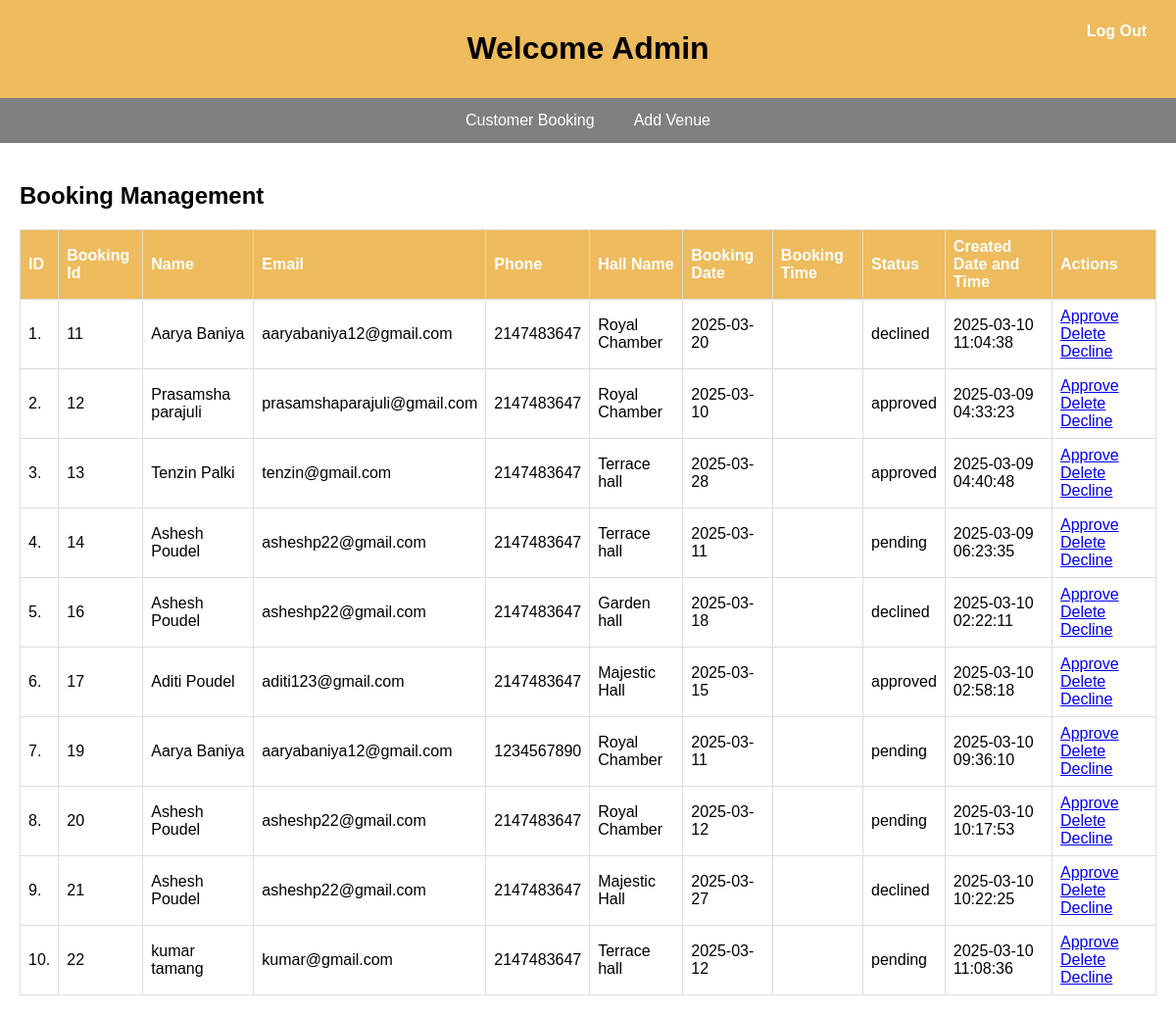
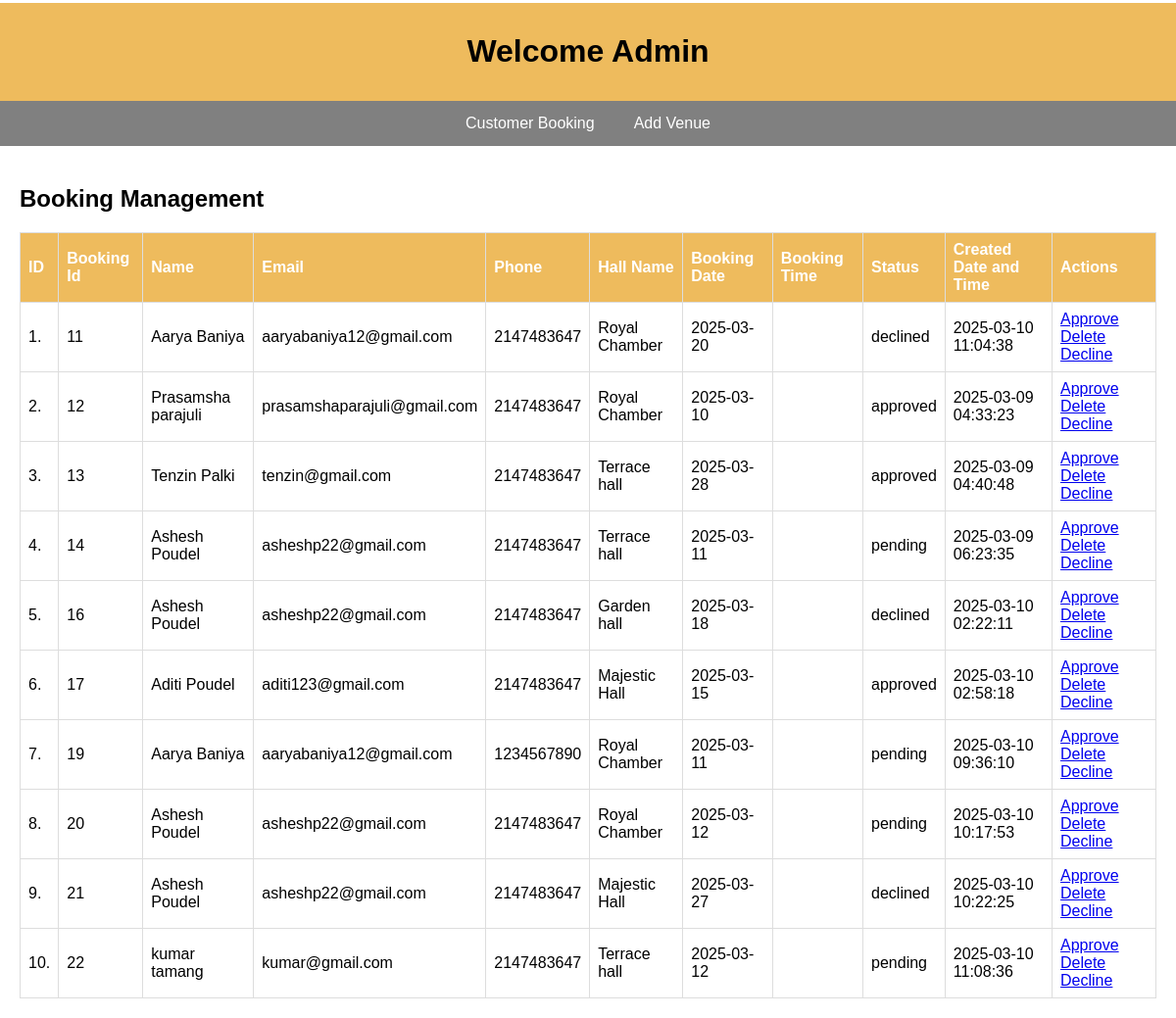
Page /addnew.php (signed in) on the committed database (2 pictures, top to bottom).
### tables this page shows
CREATE TABLE `bookings` (
  `booking_id` int(11) NOT NULL,
  `customer_id` int(11) DEFAULT NULL,
  `name` varchar(255) DEFAULT NULL,
  `email` varchar(225) DEFAULT NULL,
  `phone` int(225) NOT NULL,
  `venue` varchar(225) NOT NULL,
  `booking_date` date NOT NULL,
  `status` enum('pending','approved','declined','') NOT NULL DEFAULT 'pending',
  `created_at` timestamp NOT NULL DEFAULT current_timestamp() ON UPDATE current_timestamp(),
  `start_time` time NOT NULL,
  `end_time` time NOT NULL
);

### addnew.php (the view, shortened to what this page needs)
<!DOCTYPE html>
<html lang="en">
<head>
</head>
<body>
    <header>
        <h1>Welcome Admin</h1>
        <a href="adminlogout.php" class="logout-button">Log Out</a>
    </header>
    <div class="navbar">
        <a href="javascript:void(0)" onclick="showSection('customerBooking')">Customer Booking</a>
        <a href="javascript:void(0)" onclick="showSection('addVenue')">Add Venue</a>
    </div>
    <div id="customerBooking" class="content active">
        <h2>Booking Management</h2>
        <table>
            <tr>
                <th>ID</th>
                <th>Booking Id</th>
                <th>Name</th>
                <th>Email</th>
                <th>Phone</th>
                <th>Hall Name</th>
                <th>Booking Date</th>
                <th>Booking Time</th>
                <th>Status</th>
                <th>Created Date and Time</th>
                <th>Actions</th>
            </tr>
            <?php
            include 'connect.php';
            $sql = "SELECT * FROM bookings";
            $query = mysqli_query($conn, $sql);
            if (mysqli_num_rows($query) <= 0) {
                echo "<tr><td colspan='11'>No data found in table.</td></tr>";
            } else {
                $i = 1;
                while ($row = mysqli_fetch_assoc($query)) {
            ?>
                    <tr>
                        <td><?php echo $i++ . "."; ?></td>
                        <td><?php echo $row['booking_id']; ?></td>
                        <td><?php echo $row['name']; ?></td>
                        <td><?php echo $row['email']; ?></td>
                        <td><?php echo $row['phone']; ?></td>
                        <td><?php echo $row['venue']; ?></td>
                        <td><?php echo $row['booking_date']; ?></td>
                        <td><?php echo $row['booking_time']; ?></td>
                        <td><?php echo $row['status']; ?></td>
                        <td><?php echo $row['created_at']; ?></td>
                        <td>
                            <a href="approve.php?booking_id=<?php echo $row['booking_id']; ?>">Approve</a>
                            <a href="delete.php?booking_id=<?php echo $row['booking_id']; ?>" onclick="return confirm('Are you sure you want to delete this data?')">Delete</a>
                            <a href="decline.php?booking_id=<?php echo $row['booking_id']; ?>" onclick="return confirm('Are you sure you want to decline this booking?')">Decline</a>
                        </td>
                    </tr>
            <?php
                }
            }
            ?>
        </table>
    </div>
</body>
</html>
<?php
include 'connect.php';
?>
<!DOCTYPE html>
<html lang="en">
<head>
</head>
<body>
    <header>
        <h1>Welcome Admin</h1>
        <a href="adminlogout.php" class="logout-button">Log Out</a>
    </header>
    <div class="navbar">
        <a href="javascript:void(0)" onclick="showSection('customerBooking')">Customer Booking</a>
        <a href="javascript:void(0)" onclick="showSection('addVenue')">Add Venue</a>
    </div>
    <div id="customerBooking" class="content active">
        <h2>Booking Management</h2>
        <table>
            <tr>
                <th>ID</th>
                <th>Booking Id</th>
                <th>Name</th>
                <th>Email</th>
                <th>Phone</th>
                <th>Hall Name</th>
                <th>Booking Date</th>
                <th>Booking Time</th>
                <th>Status</th>
                <th>Created Date and Time</th>
                <th>Actions</th>
            </tr>
            <?php
            $sql = "SELECT * FROM bookings";
            $query = mysqli_query($conn, $sql);
            if (!$query) {
                echo "<tr><td colspan='11'>Error: " . mysqli_error($conn) . "</td></tr>";
            } elseif (mysqli_num_rows($query) <= 0) {
                echo "<tr><td colspan='11'>No data found in table.</td></tr>";
            } else {
                $i = 1;
                while ($row = mysqli_fetch_assoc($query)) {
            ?>
                    <tr>
                        <td><?php echo $i++ . "."; ?></td>
                        <td><?php echo $row['booking_id']; ?></td>
                        <td><?php echo htmlspecialchars($row['name']); ?></td>
                        <td><?php echo htmlspecialchars($row['email']); ?></td>
                        <td><?php echo htmlspecialchars($row['phone']); ?></td>
                        <td><?php echo htmlspecialchars($row['venue']); ?></td>
                        <td><?php echo htmlspecialchars($row['booking_date']); ?></td>
                        <td><?php echo htmlspecialchars($row['booking_time']); ?></td>
                        <td><?php echo htmlspecialchars($row['status']); ?></td>
                        <td><?php echo htmlspecialchars($row['created_at']); ?></td>
                        <td>
                            <a href="approve.php?booking_id=<?php echo urlencode($row['booking_id']); ?>">Approve</a>
                            <a href="delete.php?booking_id=<?php echo urlencode($row['booking_id']); ?>" onclick="return confirm('Are you sure you want to delete this data?')">Delete</a>
                            <a href="decline.php?booking_id=<?php echo urlencode($row['booking_id']); ?>" onclick="return confirm('Are you sure you want to decline this booking?')">Decline</a>
                        </td>
                    </tr>
            <?php
                }
            }
            ?>
        </table>
    </div>
</body>
</html>

### addnew.php (style rules this page uses)
body { font-family: Arial, sans-serif; margin: 0; padding: 0; }
header { background-color: #eebb5d; padding: 10px 20px; text-align: center; }
.navbar { display: flex; background-color: grey; overflow: hidden; justify-content: center; }
.navbar a { color: white; padding: 14px 20px; text-decoration: none; text-align: center; }
.logout-button { position: absolute; top: 15px; right: 15px; padding: 8px 15px; background-color: #eebb5d; color: white; text-decoration: none; border-radius: 5px; font-weight: bold; }
.content { display: none; padding: 20px; }
.active { display: block; }
table { width: 100%; border-collapse: collapse; margin-top: 20px; }
th, td { border: 1px solid #ddd; padding: 8px; text-align: left; }
th { background-color: #eebb5d; color: white; }

### rows in the picture
bookings: booking_id "11", name "Aarya Baniya", email "aaryabaniya12@gmail.com", phone "2147483647", venue "Royal Chamber", booking_date "2025-03-20", status "declined", created_at "2025-03-10 11:04:38"
bookings: booking_id "12", name "Prasamsha parajuli", email "prasamshaparajuli@gmail.com", phone "2147483647", venue "Royal Chamber", booking_date "2025-03-10", status "approved", created_at "2025-03-09 04:33:23"
bookings: booking_id "13", name "Tenzin Palki", email "tenzin@gmail.com", phone "2147483647", venue "Terrace hall", booking_date "2025-03-28", status "approved", created_at "2025-03-09 04:40:48"
bookings: booking_id "14", name "Ashesh Poudel", email "asheshp22@gmail.com", phone "2147483647", venue "Terrace hall", booking_date "2025-03-11", status "pending", created_at "2025-03-09 06:23:35"
bookings: booking_id "16", name "Ashesh Poudel", email "asheshp22@gmail.com", phone "2147483647", venue "Garden hall", booking_date "2025-03-18", status "declined", created_at "2025-03-10 02:22:11"
bookings: booking_id "17", name "Aditi Poudel", email "aditi123@gmail.com", phone "2147483647", venue "Majestic Hall", booking_date "2025-03-15", status "approved", created_at "2025-03-10 02:58:18"
bookings: booking_id "19", name "Aarya Baniya", email "aaryabaniya12@gmail.com", phone "1234567890", venue "Royal Chamber", booking_date "2025-03-11", status "pending", created_at "2025-03-10 09:36:10"
bookings: booking_id "20", name "Ashesh Poudel", email "asheshp22@gmail.com", phone "2147483647", venue "Royal Chamber", booking_date "2025-03-12", status "pending", created_at "2025-03-10 10:17:53"
bookings: booking_id "21", name "Ashesh Poudel", email "asheshp22@gmail.com", phone "2147483647", venue "Majestic Hall", booking_date "2025-03-27", status "declined", created_at "2025-03-10 10:22:25"
bookings: booking_id "22", name "kumar tamang", email "kumar@gmail.com", phone "2147483647", venue "Terrace hall", booking_date "2025-03-12", status "pending", created_at "2025-03-10 11:08:36"
